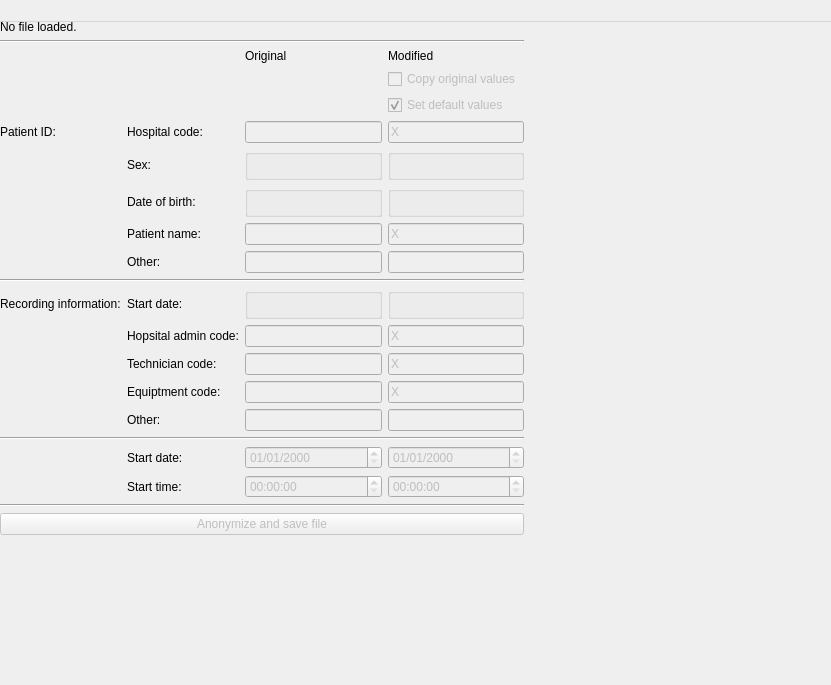
<?xml version="1.0" encoding="UTF-8"?>
<ui version="4.0">
 <class>MainWindow</class>
 <widget class="QWidget" name="MainWindow">
  <property name="geometry">
   <rect>
    <x>0</x>
    <y>0</y>
    <width>831</width>
    <height>685</height>
   </rect>
  </property>
  <property name="windowTitle">
   <string>EDF Anonymizer</string>
  </property>
  <widget class="QWidget" name="centralwidget">
   <property name="geometry">
    <rect>
     <x>0</x>
     <y>0</y>
     <width>651</width>
     <height>691</height>
    </rect>
   </property>
   <layout class="QFormLayout" name="formLayout">
    <item row="0" column="0">
     <layout class="QGridLayout" name="layout">
      <item row="6" column="0" colspan="2">
       <widget class="QPushButton" name="btn_anonfile">
        <property name="enabled">
         <bool>false</bool>
        </property>
        <property name="text">
         <string>Anonymize and save file</string>
        </property>
       </widget>
      </item>
      <item row="5" column="0" colspan="2">
       <widget class="Line" name="line_4">
        <property name="orientation">
         <enum>Qt::Horizontal</enum>
        </property>
       </widget>
      </item>
      <item row="4" column="0" colspan="2">
       <layout class="QGridLayout" name="ptId_recInfo_fields">
        <item row="14" column="0" colspan="4">
         <widget class="Line" name="line_3">
          <property name="orientation">
           <enum>Qt::Horizontal</enum>
          </property>
         </widget>
        </item>
        <item row="0" column="3">
         <widget class="QLabel" name="label_6">
          <property name="text">
           <string>Modified</string>
          </property>
         </widget>
        </item>
        <item row="6" column="1">
         <widget class="QLabel" name="label_11">
          <property name="text">
           <string>Patient name:</string>
          </property>
         </widget>
        </item>
        <item row="10" column="2">
         <widget class="QLineEdit" name="hospadmincode">
          <property name="enabled">
           <bool>false</bool>
          </property>
         </widget>
        </item>
        <item row="1" column="3">
         <widget class="QCheckBox" name="cbox_copyoriginal">
          <property name="enabled">
           <bool>false</bool>
          </property>
          <property name="text">
           <string>Copy original values</string>
          </property>
         </widget>
        </item>
        <item row="15" column="2">
         <widget class="QDateEdit" name="oldinputStartDate">
          <property name="enabled">
           <bool>false</bool>
          </property>
          <property name="displayFormat">
           <string>MM/dd/yyyy</string>
          </property>
         </widget>
        </item>
        <item row="3" column="0">
         <widget class="QLabel" name="label_3">
          <property name="text">
           <string>Patient ID:</string>
          </property>
         </widget>
        </item>
        <item row="0" column="2">
         <widget class="QLabel" name="label_5">
          <property name="text">
           <string>Original</string>
          </property>
         </widget>
        </item>
        <item row="4" column="3">
         <widget class="QGroupBox" name="groupBoxSexEdit">
          <property name="enabled">
           <bool>false</bool>
          </property>
          <property name="title">
           <string/>
          </property>
         </widget>
        </item>
        <item row="11" column="3">
         <widget class="QLineEdit" name="techcodeedit">
          <property name="enabled">
           <bool>false</bool>
          </property>
          <property name="text">
           <string>X</string>
          </property>
         </widget>
        </item>
        <item row="6" column="3">
         <widget class="QLineEdit" name="ptnameedit">
          <property name="enabled">
           <bool>false</bool>
          </property>
          <property name="text">
           <string>X</string>
          </property>
         </widget>
        </item>
        <item row="16" column="1">
         <widget class="QLabel" name="label_17">
          <property name="text">
           <string>Start time:</string>
          </property>
         </widget>
        </item>
        <item row="16" column="2">
         <widget class="QTimeEdit" name="oldinputStartTime">
          <property name="enabled">
           <bool>false</bool>
          </property>
          <property name="displayFormat">
           <string>hh:mm:ss</string>
          </property>
         </widget>
        </item>
        <item row="7" column="1">
         <widget class="QLabel" name="label_12">
          <property name="text">
           <string>Other:</string>
          </property>
         </widget>
        </item>
        <item row="5" column="3">
         <widget class="QGroupBox" name="groupBoxDateEdit">
          <property name="enabled">
           <bool>false</bool>
          </property>
          <property name="title">
           <string/>
          </property>
         </widget>
        </item>
        <item row="8" column="0" colspan="4">
         <widget class="Line" name="line_2">
          <property name="orientation">
           <enum>Qt::Horizontal</enum>
          </property>
         </widget>
        </item>
        <item row="12" column="1">
         <widget class="QLabel" name="label_15">
          <property name="text">
           <string>Equiptment code:</string>
          </property>
         </widget>
        </item>
        <item row="5" column="2">
         <widget class="QGroupBox" name="groupBoxDate">
          <property name="enabled">
           <bool>false</bool>
          </property>
          <property name="title">
           <string/>
          </property>
         </widget>
        </item>
        <item row="16" column="3">
         <widget class="QTimeEdit" name="inputStartTime">
          <property name="enabled">
           <bool>false</bool>
          </property>
          <property name="minimumDateTime">
           <datetime>
            <hour>0</hour>
            <minute>0</minute>
            <second>0</second>
            <year>2000</year>
            <month>12</month>
            <day>1</day>
           </datetime>
          </property>
          <property name="displayFormat">
           <string>hh:mm:ss</string>
          </property>
         </widget>
        </item>
        <item row="10" column="3">
         <widget class="QLineEdit" name="hospadmincodeedit">
          <property name="enabled">
           <bool>false</bool>
          </property>
          <property name="text">
           <string>X</string>
          </property>
         </widget>
        </item>
        <item row="11" column="2">
         <widget class="QLineEdit" name="techcode">
          <property name="enabled">
           <bool>false</bool>
          </property>
         </widget>
        </item>
        <item row="7" column="3">
         <widget class="QLineEdit" name="ptidotheredit">
          <property name="enabled">
           <bool>false</bool>
          </property>
         </widget>
        </item>
        <item row="9" column="1">
         <widget class="QLabel" name="label_8">
          <property name="text">
           <string>Start date:</string>
          </property>
         </widget>
        </item>
        <item row="12" column="3">
         <widget class="QLineEdit" name="equipcodeedit">
          <property name="enabled">
           <bool>false</bool>
          </property>
          <property name="text">
           <string>X</string>
          </property>
         </widget>
        </item>
        <item row="11" column="1">
         <widget class="QLabel" name="label_14">
          <property name="text">
           <string>Technician code:</string>
          </property>
         </widget>
        </item>
        <item row="3" column="3">
         <widget class="QLineEdit" name="hospcodeedit">
          <property name="enabled">
           <bool>false</bool>
          </property>
          <property name="text">
           <string>X</string>
          </property>
         </widget>
        </item>
        <item row="9" column="3">
         <widget class="QGroupBox" name="groupBoxDateEditrecInfo">
          <property name="enabled">
           <bool>false</bool>
          </property>
          <property name="title">
           <string/>
          </property>
         </widget>
        </item>
        <item row="4" column="1">
         <widget class="QLabel" name="label_9">
          <property name="text">
           <string>Sex:</string>
          </property>
         </widget>
        </item>
        <item row="9" column="0">
         <widget class="QLabel" name="label_4">
          <property name="text">
           <string>Recording information:</string>
          </property>
         </widget>
        </item>
        <item row="2" column="3">
         <widget class="QCheckBox" name="cbox_setdefaults">
          <property name="enabled">
           <bool>false</bool>
          </property>
          <property name="text">
           <string>Set default values</string>
          </property>
          <property name="checked">
           <bool>true</bool>
          </property>
         </widget>
        </item>
        <item row="15" column="3">
         <widget class="QDateEdit" name="inputStartDate">
          <property name="enabled">
           <bool>false</bool>
          </property>
          <property name="displayFormat">
           <string>MM/dd/yyyy</string>
          </property>
         </widget>
        </item>
        <item row="3" column="1">
         <widget class="QLabel" name="label_7">
          <property name="text">
           <string>Hospital code:</string>
          </property>
         </widget>
        </item>
        <item row="6" column="2">
         <widget class="QLineEdit" name="ptname">
          <property name="enabled">
           <bool>false</bool>
          </property>
         </widget>
        </item>
        <item row="10" column="1">
         <widget class="QLabel" name="label_13">
          <property name="text">
           <string>Hopsital admin code:</string>
          </property>
         </widget>
        </item>
        <item row="12" column="2">
         <widget class="QLineEdit" name="equipcode">
          <property name="enabled">
           <bool>false</bool>
          </property>
         </widget>
        </item>
        <item row="9" column="2">
         <widget class="QGroupBox" name="groupBoxDaterecInfo">
          <property name="enabled">
           <bool>false</bool>
          </property>
          <property name="title">
           <string/>
          </property>
         </widget>
        </item>
        <item row="13" column="3">
         <widget class="QLineEdit" name="recinfootheredit">
          <property name="enabled">
           <bool>false</bool>
          </property>
         </widget>
        </item>
        <item row="5" column="1">
         <widget class="QLabel" name="label_10">
          <property name="text">
           <string>Date of birth:</string>
          </property>
         </widget>
        </item>
        <item row="3" column="2">
         <widget class="QLineEdit" name="hospcode">
          <property name="enabled">
           <bool>false</bool>
          </property>
         </widget>
        </item>
        <item row="7" column="2">
         <widget class="QLineEdit" name="ptidother">
          <property name="enabled">
           <bool>false</bool>
          </property>
         </widget>
        </item>
        <item row="13" column="1">
         <widget class="QLabel" name="label_16">
          <property name="text">
           <string>Other:</string>
          </property>
         </widget>
        </item>
        <item row="15" column="1">
         <widget class="QLabel" name="label_18">
          <property name="text">
           <string>Start date:</string>
          </property>
         </widget>
        </item>
        <item row="13" column="2">
         <widget class="QLineEdit" name="recinfoother">
          <property name="enabled">
           <bool>false</bool>
          </property>
         </widget>
        </item>
        <item row="4" column="2">
         <widget class="QGroupBox" name="groupBoxSex">
          <property name="enabled">
           <bool>false</bool>
          </property>
          <property name="title">
           <string/>
          </property>
         </widget>
        </item>
       </layout>
      </item>
      <item row="1" column="0" colspan="2">
       <widget class="QLabel" name="lblInfo">
        <property name="autoFillBackground">
         <bool>false</bool>
        </property>
        <property name="text">
         <string>Select file to anonymize. Update fields and click anonymize and save to select location for new file.</string>
        </property>
       </widget>
      </item>
      <item row="3" column="0" colspan="2">
       <widget class="Line" name="line">
        <property name="orientation">
         <enum>Qt::Horizontal</enum>
        </property>
       </widget>
      </item>
      <item row="2" column="0" colspan="2">
       <widget class="QLabel" name="lblFn">
        <property name="text">
         <string>No file loaded. </string>
        </property>
       </widget>
      </item>
     </layout>
    </item>
   </layout>
  </widget>
  <widget class="QMenuBar" name="menubar">
   <property name="geometry">
    <rect>
     <x>0</x>
     <y>0</y>
     <width>840</width>
     <height>22</height>
    </rect>
   </property>
  </widget>
  <widget class="QStatusBar" name="statusbar">
   <property name="geometry">
    <rect>
     <x>0</x>
     <y>0</y>
     <width>3</width>
     <height>27</height>
    </rect>
   </property>
  </widget>
 </widget>
 <resources/>
 <connections/>
</ui>
